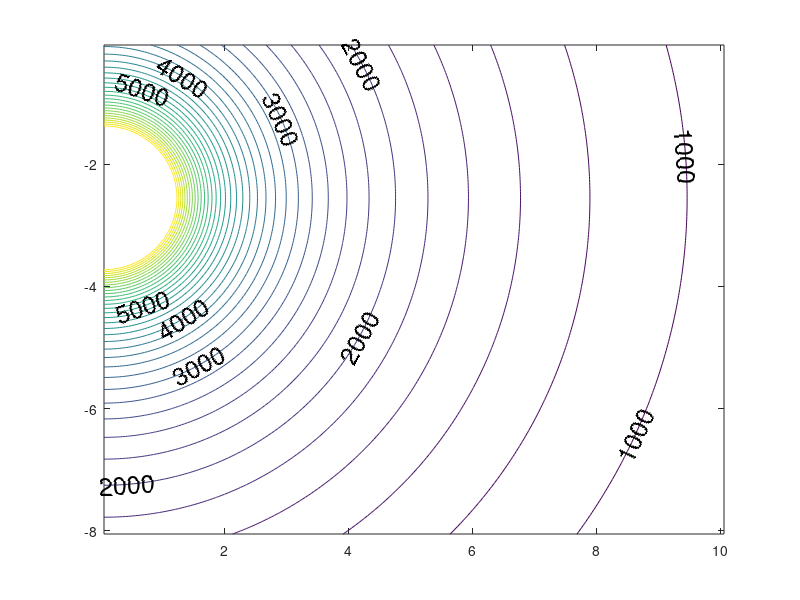

The MATLAB script that drew this image: (Note: this script raises an error after producing the figure.)
% Analytisk løsning, sinusburst, 7/9-20, HH
% Beregner trykkfordeling (peak amplitude)


tic
%%Inputparametre:
dt =  0.000015259;
f=59; %Hz
S=sin(2*pi*f*dt*(1:15000));
B=9405; %amplitude
d=2.5; %kildedyp i meter
dx=0.05;;%  5 cm oppløsning
dz=dx;%;
x=0:dx:10;
z=0:dz:8;
N=length(x);%Maksimalt antall steg horisontalt 
M=length(z);% vertikalt
R2=-1;%Refleksjonskoeffisient
c=1500;% m/s
x2=x.^2;
c=1500;%vann
rho=1000;%vannets tethet
k=2*pi*f/c;

%Basisberegninger
for m=1:M
r1(:,m)=sqrt(x2+(z(m)-d)^2);
r2(:,m)=sqrt(x2+(z(m)+d)^2);

% Eksakt topol -> p:, setter trykkamplituden i signalet til 1
f1(:,m)=exp(i*k*r1(:,m))./r1(:,m);
f2(:,m)=exp(i*k*r2(:,m))./r2(:,m);
end
p=f1;%=(f1-f2); %endrar frå topol til punktkjelde (tek vekk overflata)

% figure(1)
%plott av trykkfeltet
 X=[1:N]*dx;% For plotting
Z=[1:M]*dz;

[c,H]=contour(X,-Z,abs(B*p'),0:200:8000);
%title(['Pressure Pa,  AnalytR, frq = ' num2str(f) ' Hz, delta =  500  Pa, R = ' num2str(R2) ', d = ' num2str(d) ' m'])
clabel(c,H,0:1000:5000, 'FontSize', 18);
w = H.LineWidth;
H.LineWidth = 2;
daspect([1 1 1])
clim([1000 8000])
%xlabel('Range -m')
ylabel('Depth - m')
grid
set(gca,'xtick', [2.8 4.2 5.7],'ytick', [-4 -2.5 -1])
toc
